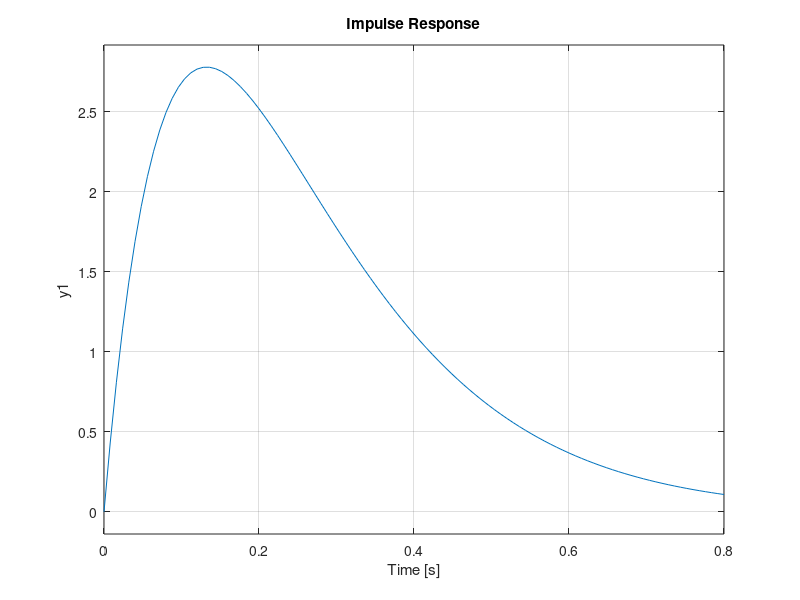
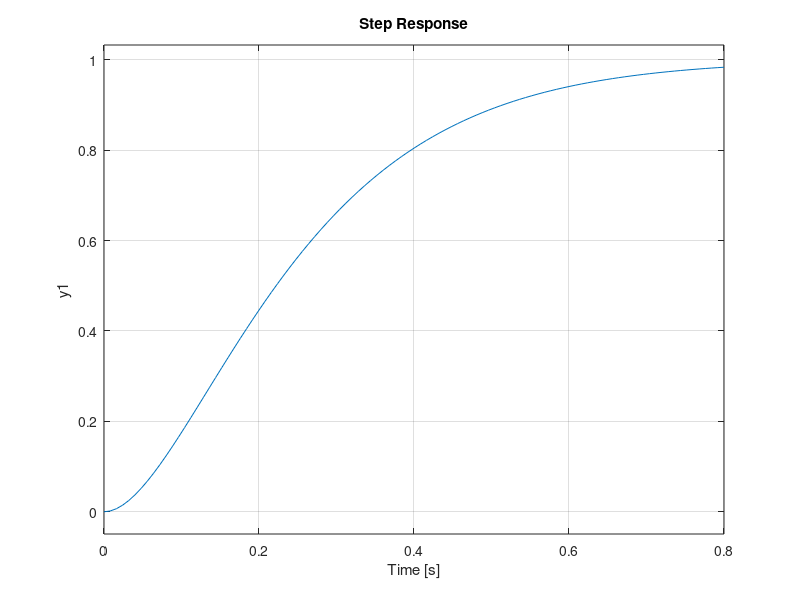
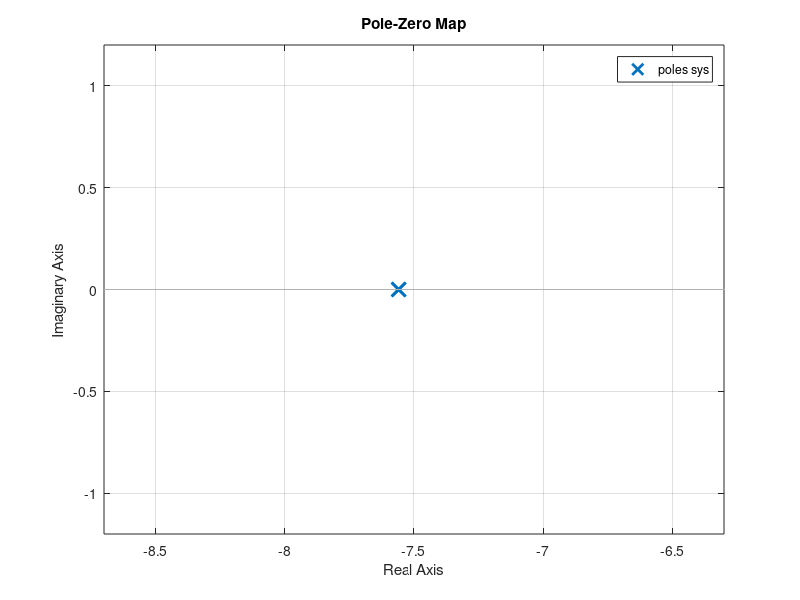
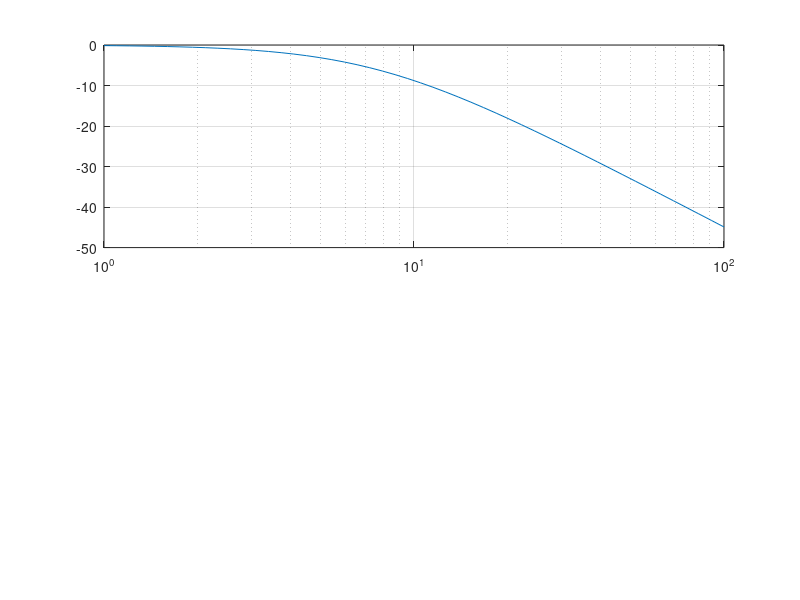

Reproduce these figures in MATLAB, in order. (Note: this script raises an error after producing the figures.)
%% Setup and Generating Basic Graphs
close all;
load=1200; % Load from 0 to 1200kg
m=400+load/4; % Total mass per wheel
k=40000; % Spring constant
b=2*(k*m)^(1/2); % Dampin constant when zeta=1

zeta=b/(2*(k*m)^(1/2)); % Damping Ratio
wn=(k/m)^(1/2); % Natural Frequency
t = linspace(0,1.3,500); % Define time vector
A=[0 1;-wn^2 -2*zeta*wn];
B=[0;wn^2];
C=[1 0];
D=0;
sys=ss(A,B,C,D);
figure
impulse(sys)
figure
step(sys)
figure
pzmap(sys)

% Frequency Response
a = [1 2*zeta*wn wn^2];
b = [wn^2];
w = logspace(0,2);

h = freqs(b,a,w);
mag = 20*log10(abs(h));
phase = angle(h);
figure
subplot(2,1,1)
plot(w,mag)
set(gca,'XScale','log');
grid on
title("Magnitude, Zeta=" + zeta + ", Wn=" + wn)
xlabel('Frequency (rad/s)')
ylabel('Magnitude')

subplot(2,1,2)
semilogx(w,phase)
title('Phase')

grid on
xlabel('Frequency (rad/s)')
ylabel('Phase')


%% Generate road surfaces
totalDist = 50; % simulation distance in m
v = 15;         % Vehicle speed in m/s, between 0 and 40 m/s

N = 251; % number of samples in road surface

% road surface simulation
x = linspace(0,totalDist,N)'; % roadSurface sample spatial locations, in m
dx = totalDist/(N-1); % simulation interval in m

ts = x/v; % Time vector
dt = dx/v; % simulation interval in seconds
T = totalDist/v;    % Simulation length in seconds

%% Potholes

    % random road surface with potholes
    bumpiness = 10;            % Amplitude of road noise in cm
    pothole_depth = 25;        % Depth of potholes in cm
    pothole_width = 30; % 30;       % Width of potholes in cm
    pothole_locations = [20 30];      % location in m
    
    %Generate terrain
    %     roadSurface = generateTerrain(T, dt, v, bumpiness, pothole_depth, pothole_width, pothole_location);
    potholeSamp = round(pothole_width/(100*dx)); % pothole width in samples
    potholes = zeros(N,1);
    potholes(round(pothole_locations/dx)) = 1;
    potholes = conv(potholes,ones(potholeSamp,1),"same")*(-pothole_depth/100); % pothole model
    
    roadPothole = 2*(rand(N,1)-.5)*(bumpiness/100)+potholes;
    
    % start and end with smooth surface
    roadPothole(x<10) = 0;
    roadPothole(x>totalDist-10) = 0;
    
%% Trapezoidal Bump    
    roadTrap = zeros(N,1);
    bmpStart = 15; rampUp = 5; rampLength = 25;
    bmpEnd = bmpStart + rampLength;
    rampAmp = .5;
    rampUpDur = find(x>bmpStart & x <= bmpStart + rampUp);
    roadTrap(rampUpDur) = rampAmp*(0:1/length(rampUpDur):1-1/length(rampUpDur));
    roadTrap(x>=bmpStart+rampUp & x<=bmpEnd-rampUp)=rampAmp;
    rampDownDur = find(x>bmpEnd-rampUp & x<bmpEnd);
    roadTrap(rampDownDur) = rampAmp*(1-1/length(rampUpDur):-1/length(rampDownDur):0);
    
%% Sine Speed Bumps    
    spDist = 4; % 4; % spatial period of speed bump
    rippleHeight = 0.1; % height in m
    roadSin = rippleHeight*sin(2*pi*x/spDist);
    roadSin(x<10) = 0;
    roadSin(x>totalDist-10) = 0;
    

%% Custom Surface: Stairs
    customSurface=zeros(length(x),1);
    heights=[0 1 2 -4 2 1 -1 -4 4 0]/8;
    lengths=[30 25 15 25 30 30 25 15 25 31];
    
    for i=1:length(heights)
        if i==1
            customSurface(1:lengths(1))=heights(1)*ones(lengths(1),1);
        else
            customSurface((sum(lengths(1:(i-1)))+1):sum(lengths(1:i)))=+heights(i)*ones(lengths(i),1);
        end
   
    end
    
    % start and end with smooth surface
    customSurface(x<10) = 0;
    customSurface(x>totalDist-10) = 0;
    
    
  
%% Car Displacement on the Various Surfaces
lx=length(x);
figure
subplot(4,1,1)
hold on
PotHole= lsim([wn^2], [1 2*zeta*wn wn^2], roadPothole, ts); % Car Body Displacement
plot(ts,PotHole+ones(lx,1))
plot(ts,roadPothole)
title('Car Body Versus Road Surface Displacement (15 meters/sec)')
xlabel('Time(s)')
ylabel('Displacement(meters)')

subplot(4,1,2)
hold on
Sin= lsim([wn^2], [1 2*zeta*wn wn^2], roadSin, ts); % Car Body Displacement
plot(ts,Sin+ones(lx,1))
plot(ts,roadSin)
xlabel('Time(s)')
ylabel('Displacement(meters)')
anss=sum(abs(Sin));

subplot(4,1,3)
hold on;
Trap= lsim([wn^2], [1 2*zeta*wn wn^2], roadTrap, ts); % Car Body Displacement
plot(ts,Trap+ones(lx,1))
plot(ts,roadTrap)
hold off
xlabel('Time(s)')
ylabel('Displacement(meters)')

subplot(4,1,4)
hold on;
custom= lsim([wn^2], [1 2*zeta*wn wn^2], customSurface, ts); % Car Body Displacement
plot(ts,custom+ones(lx,1))
plot(ts,customSurface)
hold off
legend('Car Body','Road Surface')
xlabel('Time(s)')
ylabel('Displacement(meters)')

%% Animate Car
figure
figure
hold on
animateCar(Sin,roadSin,v,dt,T);  
hold off

